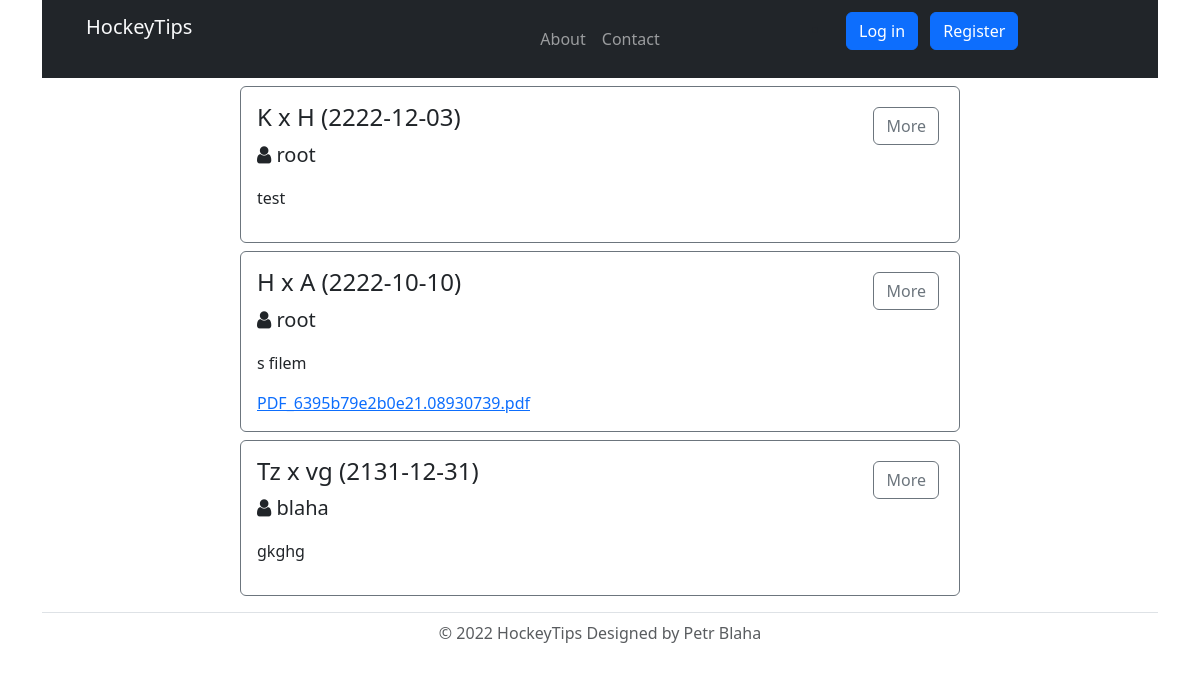
/index.php?page=games, run on the app's committed database.
### tables this page shows
CREATE TABLE `games` (
  `id` bigint unsigned NOT NULL AUTO_INCREMENT,
  `home` varchar(50) NOT NULL,
  `away` varchar(50) NOT NULL,
  `date` date NOT NULL,
  `time` time DEFAULT NULL,
  `author` int NOT NULL,
  `published` datetime DEFAULT NULL,
  `text` text NOT NULL,
  `approved` tinyint(1) NOT NULL DEFAULT '0',
  `soubor` varchar(255) NOT NULL,
  UNIQUE KEY `id` (`id`)
);

CREATE TABLE `users` (
  `id` bigint unsigned NOT NULL AUTO_INCREMENT,
  `username` varchar(50) NOT NULL,
  `password` varchar(255) NOT NULL,
  `mail` varchar(255) NOT NULL,
  `group_id` int NOT NULL DEFAULT '3',
  `active` tinyint(1) NOT NULL DEFAULT '1',
  UNIQUE KEY `id` (`id`)
);

### views/View.php (called while the page is built, shortened)
<?php
class View{
    protected $dataFetch;
    public function getView($page){
        $dataFetch = $this->dataFetch;
        require(VIEWS."header.php");
        require(VIEWS.$page.".php");
        require(VIEWS."footer.php");
    }
    public function setData($key, $data){
        $this->dataFetch[$key] = $data;
    }
}
?>

### controllers/GameController.php (called while the page is built, shortened)
<?php
require_once(CONTROLLERS."Controller.php");
class GameController extends Controller{
    public function show($pageView):string{
        $this->view->setData('games',$this->model->getAllGames());
        $this->view->getView($pageView);
        return ob_get_clean();
    }
}
?>

### index.php (called while the page is built, shortened)
<?php
    require_once("app.inc");
    $app = new app();
    $app->start();
?>

### models/DatabaseModel.php (called while the page is built, shortened)
<?php
class DatabaseModel{
    public function __construct(){
        try {
            $this->pdo = new PDO("mysql:host=".DB_HOST.";dbname=".DB_NAME, DB_USER, DB_PASS);
        } catch(PDOException $e){
            echo "Error: ".$e->getMessage()."<br>";
            die();
        }
    }
}
?>

### models/GameModel.php (called while the page is built, shortened)
<?php
require_once(MODELS."DatabaseModel.php");
class GameModel extends DatabaseModel{
    public function getAllGames():array{
        $sql = "SELECT games.*, users.username FROM games
                INNER JOIN users ON games.author = users.id";
        $query = $this->pdo->prepare($sql);
        $query->execute();
        $res = $query->fetchAll();
        return $res;
    }
}
?>

### controllers/Controller.php (called while the page is built, shortened)
<?php
class Controller{
    public function __construct($model){
        $this->model=new $model;
        require_once(VIEWS."View.php");
        $this->view=new View();
    }
}
?>

### views/games.php (the view, shortened to what this page needs)
<?php
global $dataFetch;
?>
<div class="container">
    <div class="container col-8">
        <?php
        if(isset($dataFetch['games'])){
            foreach ($dataFetch['games'] as $res){
                if(!$res['approved']){
                    continue;
                }
                ?>
                <div class="container border border-secondary rounded p-3 mt-2">
                    <div class="row">
                        <div class="col-sm-8">
                            <h4><?= $res['home'] . " x " . $res['away'] ." (".$res['date'].") " ?></h4>
                            <p class="lead"><i class="fa fa-user"></i> <?= $res['username'] ?></p>
                        </div>
                        <div class="col-sm-4">
                            <button type="button" onClick="location.href='index.php?page=gamedetail&id=<?= $res['id'] ?>'" class="btn btn-outline-secondary m-1 pull-right">More</button>
                        </div>
                    </div>
                    <div>
                        <p><?= $res['text'] ?></p>
                        <?php
                        if ($res['soubor']) {
                            echo "<a href=uploads/".$res['id']."#".$res['soubor'].">".$res['soubor']."</a>";
                        }
                        ?>
                    </div>
                </div>
            <?php
            }
        } ?>
    </div>
</div>

### data on the page
games: home "K", away "H", date "2222-12-03", users.username "root", text "test"
games: home "H", away "A", date "2222-10-10", users.username "root", text "s filem", soubor "PDF_6395b79e2b0e21.08930739.pdf"
games: home "Tz", away "vg", date "2131-12-31", users.username "blaha", text "gkghg"
